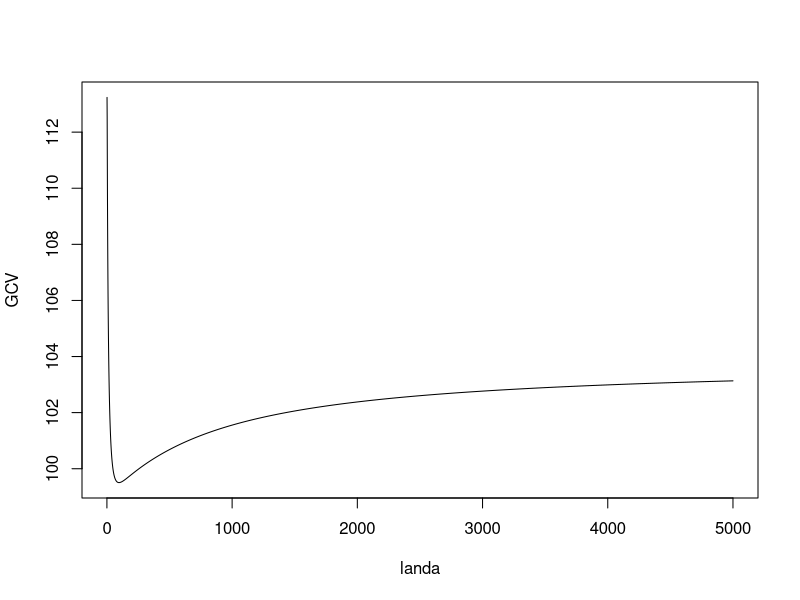
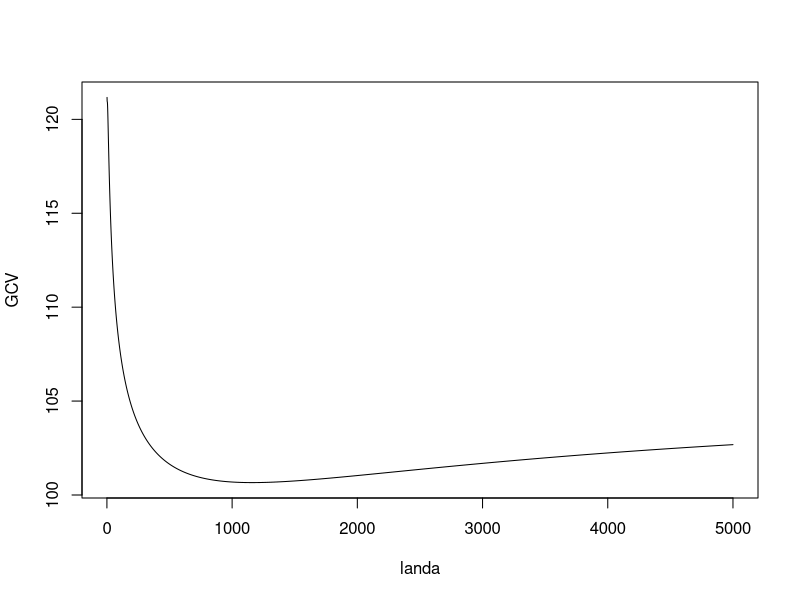
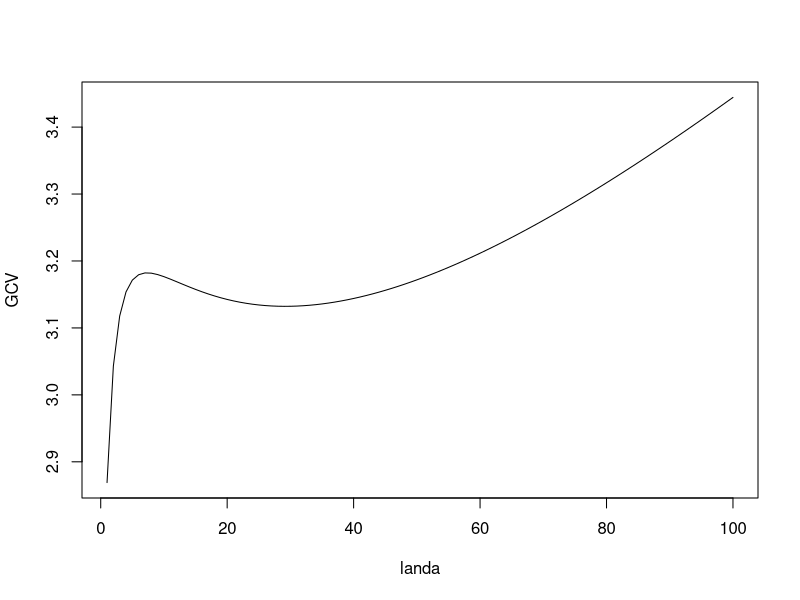
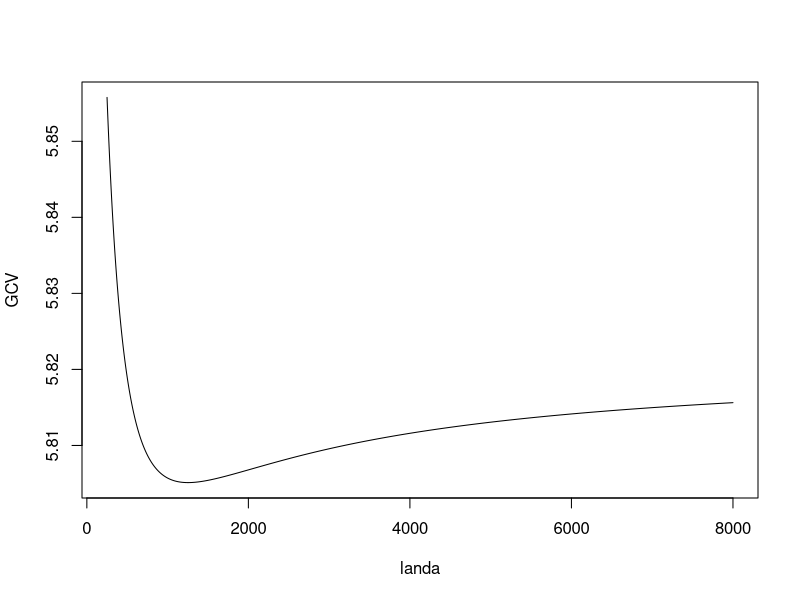
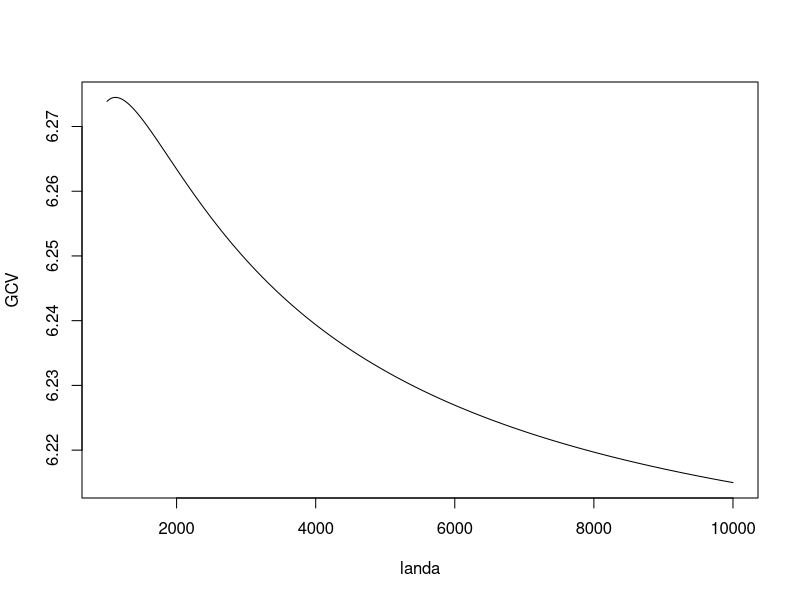

Write the R code that produced these figures, in order.


options(digits = 20)

# x para ver si son equispaciado
# u = vector de u, muestras
# m = vector cantidad de muestras
# z = (un numero si o si) cantidad de diferencias, con poner n-1 alcanza, despues depende de las H que quieras analizar(van coordinados) 
# H = vector o un solo numero, la funcion analiza por order coordinando con los z. Ejemplo z = 3, y H(0,0,1) Solo analiza z = 3. Si pones H(1,0,1) analiza z = 1 + z = 3 
# Y = numero con el cual queres rellenar el resto de las H faltantes, por default es 0. Ejemplo H(0,4,0) con y = 1 quedaria H(0,4,0,1,1,1,1,1, length(u)). Analizando z = 2, z = 4:length(u)
# P opcional, si True busca parte de la ecuacion del GCV aprovechando la matriz H^-1

whittakerTP4 <- function(x,u,m,z,H,Y=0,P=F)  { 
  n<-length(x)
  d<-x[2]-x[1]
  a<-seq(x[1],(x[1]+(n-1)*d),by=d)
  for(i in 1:length(x)){
    if(x[i]==a[i])
      p=0 else p=1} 
   if(p==1) { 
    return("Los argumentos no son equispaciados") 
    break   }  
  
  if(z >= length(u)) { 
      return("La longitud del vector U debe ser mas larga que la diferencia Z")  
      break}
  
# uso funcion adentro de funcion para no cargar de funciones el script
   function_diferencia <- function(z) {   
     k <- c()
       for(s in 0:z) {
              k[s+1] <- factorial(z)/(factorial(z-s)*factorial(s))*((-1)^(z-s))
                    } 
    return(k)         # k es el vector que se usa para crear la matriz k, es la formula para poner de forma matricial las diferencias. DElta^n = (E-1)^n     
                  }

   funcion_matrix_diferencia <- function(u,z) {  
     v <- length(u) - z
     k <- function_diferencia(z) 
     matrix_k <- matrix(nrow = v*2, ncol = (v+z)*2, data = 0)  # creo una matrix grande de 0, para trabajar mas comodo

     for(s in 1:v) {                          # Esto es lo mas complicado de ver aunque es sencillo. Puedo reemplezar un trozo de la matriz con un vector
       matrix_k[s,s:(length(k)+s-1)] <- k     # Los primeros datos de la matriz, ejemplo [1,1:3]. Reemplazo con K[1], k[2], k[3]
                                              # Elijo la primera fila, que despues con el for va bajando una a una.  
                }                             # Y tambien se va corriendo una columna. (Ver Caviezel pag 12)
   return(matrix_k[1:v,1:(v+z)])              # corto la matriz que se usa. matriz de  n-z*n   (n = largo de u)

                   }
KH <- 0                                       # creo el resto de las H, por defualt, sino especficas el resto de las H son 0. Pero se puede poner Y = 1. Para
A <- rep(Y,times = z)                         # que el resto o todas las H tengan ese valor.
H <- c(H, A)

for(g in 1:z) {                              # va guardando los KH a partir de los z, por eso los H y los Z tiene que estan coordinados.
tm <- funcion_matrix_diferencia(u,g)         # ej, si pones H(0,97,0), va a tomar solo el z = 2 porque hace 0 el resto de los z. De hecho con poner solo 
tt <- t(tm)                                  # un z-n, alcanza. Vas modificando los H que queres que cuenten.
k  <- H[g] * (tt %*% tm)  
KH <- KH + k  
       }
 
m <- m/mean(m)               # vector con la m ajustada por la media de u
m_matriz <- diag(m)          # matriz diagonal m

KH <- m_matriz + KH
WU <- m*u
WU <- matrix(WU,ncol = 1)
if(det(KH)==0){return("El sistema no tiene solucion , dado que KH no es invertible") }

c <- solve(KH,WU)
colnames(c)<-c("vi")

if(P == TRUE) {                                                          # esto es un extra para el GCV, ya que resolvemos KH dependiendo el H, en vez de devolver
return((length(x)%*%((1-((sum(diag(solve(KH)%*%m_matriz))))/n)^2))) }    # los vi, devuelve parte de la cuenta del GCV

return(c)
}



H <- c(0,0,1160)

z = 3 
x <- seq(from = 1989, to = 2009, by = 1)
u <- c(9.5,24.8,19.8,5.8,10.3,16.5,27.5,12.4,35.6,51.7,26.3,23.9,39.9,45.6,45.9,43.1,47.4,42.7,40.2,31.2,44.5)
m <- rep(1,21)


H <- c(0,0,1160)

whittakerTP4(x,u,m,z,H)
cbind(x,u,m,z,whittakerTP4(x,u,m,z,H))


H <- c(0,97,0)


whittakerTP4(x,u,m,z,H)
cbind(x,u,m,z,whittakerTP4(x,u,m,z,H))




registro=885627  
set.seed(registro)
x=1:20
m=runif(20,5,15)
u=round(100+x/3+x^2/40-x^3/600+rnorm(20,0,2),1)
H <- c(1,97,1160)

whittakerTP4(x,u,m,z,H)
cbind(x,u,m,z,whittakerTP4(x,u,m,z,H))








GCV <- c()
x <- seq(from = 1989, to = 2009, by = 1)
u <- c(9.5,24.8,19.8,5.8,10.3,16.5,27.5,12.4,35.6,51.7,26.3,23.9,39.9,45.6,45.9,43.1,47.4,42.7,40.2,31.2,44.5)
m <- rep(1,21)
z <- 5
n <- length(u)

for(g in 1:5000) {
H     <- c(0,g,0)    # al poner el resto de las H = 0. Solo toma Z = 2
vi    <- whittakerTP4(x,u,m,z,H)
GCV[g]<- t(vi-u) %*% diag(m/mean(m)) %*% (vi-u) / whittakerTP4(x,u,m,z,H,Y=0,TRUE)  # notar el true para diferenciar lo que devuelve la funcion de whittaker
}
  
landa <- 1:5000

mi_matrix <- cbind(landa,GCV)
mi_matrix <- mi_matrix[order(GCV),]
head(mi_matrix)


plot(x = landa,y = GCV, type = "lines")

 

GCV <- c()  
for(g in 1:5000) {
  H     <- c(0,0,g)  
  vi    <- whittakerTP4(x,u,m,z,H)
  GCV[g]<- t(vi-u) %*% diag(m/mean(m)) %*% (vi-u) / whittakerTP4(x,u,m,z,H,Y=0,TRUE)
  
}
mi_matrix <- cbind(landa,GCV)
mi_matrix <- mi_matrix[order(GCV),]
head(mi_matrix)


plot(x = landa,y = GCV, type = "lines")



# caso nocon y scott NASDAQ

x <- seq(from = 1, to = 20, by = 1) 
u <- c(12.02,10.87,12.56,16.47,17.62,17.13,21.25,22.14,23.6,22.27,24.47,23.53,23.02,23.02,26.97,23.78,21.41,19.61,20.91,23.13)
m <- rep(1,20)
z = 5

GCV <- c()
for(g in 1:100) {
  H     <- c(0,g,0)  
  vi    <- whittakerTP4(x,u,m,z,H)
  GCV[g]<- t(vi-u) %*% diag(m/mean(m)) %*% (vi-u) / whittakerTP4(x,u,m,z,H,Y=0,TRUE)
   
}
landa <- 1:100  
GCV <- GCV[1:100]
mi_matrix <- cbind(landa,GCV)
mi_matrix <- mi_matrix[order(GCV),]
head(mi_matrix)


plot(x = landa,y = GCV, type = "lines")




###
# Punto c


registro=885627  
set.seed(registro)
x=1:20
m=runif(20,5,15)
u=round(100+x/3+x^2/40-x^3/600+rnorm(20,0,2),1)


GCV <- c()
for(t in 250:8000) {
  H     <- c(0,t,0)    # al poner el resto de las H = 0. Solo toma Z = 2
  vi    <- whittakerTP4(x,u,m,z,H)
  GCV[t]<- t(vi-u) %*% diag(m/mean(m)) %*% (vi-u) / whittakerTP4(x,u,m,z,H,Y=0,TRUE)  # notar el true para diferenciar lo que devuelve la funcion de whittaker
}
GCV <- GCV[250:8000]
landa <- 250:8000

mi_matrix <- cbind(landa,GCV)
mi_matrix <- mi_matrix[order(GCV),]
head(mi_matrix)


plot(x = landa,y = GCV, type = "lines")




GCV <- c()
for(t in 1:10000) {
  H     <- c(0,0,t)    # al poner el resto de las H = 0. Solo toma Z = 2
  vi    <- whittakerTP4(x,u,m,z,H)
  GCV[t]<- t(vi-u) %*% diag(m/mean(m)) %*% (vi-u) / whittakerTP4(x,u,m,z,H,Y=0,TRUE)  # notar el true para diferenciar lo que devuelve la funcion de whittaker
}
GCV <- GCV[1000:10000]
landa <- 1000:10000

mi_matrix <- cbind(landa,GCV)
mi_matrix <- mi_matrix[order(GCV),]
head(mi_matrix)


plot(x = landa,y = GCV, type = "lines")



        